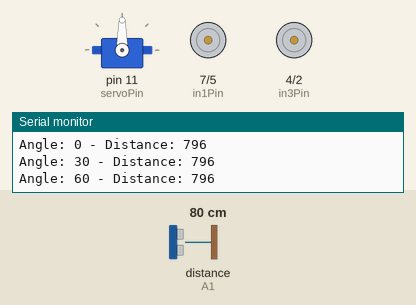
The sketch below on a simulated Arduino Uno, built with avr-gcc and run on an emulated ATmega328P. Shown: servo, motor-driver pin pairs drawn as motors (green arrow = first pin HIGH = forward, orange = second pin HIGH = backward, longer = more drive, scaled by the enable pin), the last lines printed to the serial monitor. Wiring (inferred from the names in the program): ultrasonic range finder: trigger A0; echo A1. The inputs (shaded band) are chosen by the test bench; at power-on: distance to the obstacle (sensor on A1) 80 cm. The echo pulse lasts 58.3 µs per cm.

Above: at 2.3 s.
2.4 s: distance to the obstacle (sensor on A1) set to 34 cm
5.9 s: distance to the obstacle (sensor on A1) set to 27 cm
At 7.7 s:
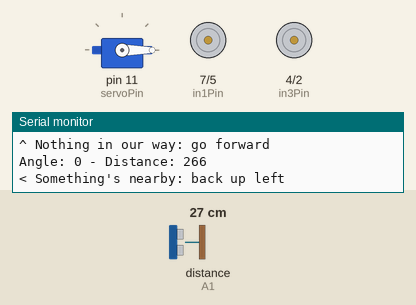
8.7 s: distance to the obstacle (sensor on A1) set to 120 cm
At 12.1 s:
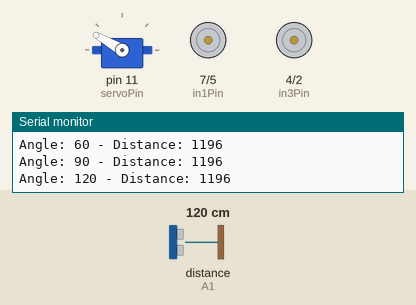
12.2 s: distance to the obstacle (sensor on A1) set to 2 cm
At 12.8 s:
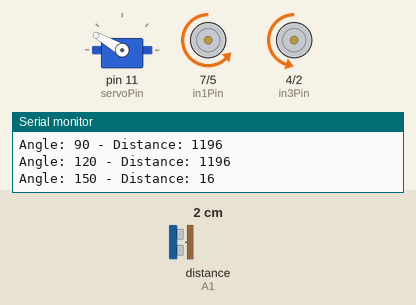
14.9 s: distance to the obstacle (sensor on A1) set to 35 cm
At 16.3 s:
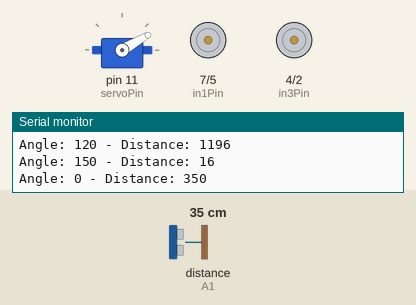
18.4 s: distance to the obstacle (sensor on A1) set to 4 cm
Timing chart, 0 to 22.9 s (numbered marks = the images above; inputs shaded):
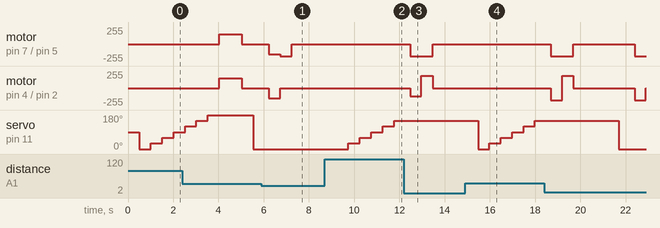

Measured:
- the behaviour switches between 31 and 30 cm on distance to the obstacle (sensor on A1) (found by bisection; images 0 and 1)
- after the input at 5.9 s, motor on pin 7 (in1Pin) / pin 5 (in2Pin): stopped → backward 150/255 after 0.33 s, → backward 185/255 0.50 s later, → stopped 0.50 s later; motor on pin 4 (in3Pin) / pin 2 (in4Pin): stopped → backward 150/255 after 0.33 s, → stopped 0.50 s later
- after the input at 8.7 s, motor on pin 7 (in1Pin) / pin 5 (in2Pin): stays stopped (without the input it goes to backward 185/255 after 1.2 s); motor on pin 4 (in3Pin) / pin 2 (in4Pin): stays stopped (without the input it goes to backward 120/255 after 1.2 s); servo on pin 11 (servoPin): moves from 0° to 150° over 2.0 s, starting after 1.0 s
- after the input at 12.2 s, servo on pin 11 (servoPin): stays 150° (without the input it goes to 180° after 0.08 s)
- after the input at 14.9 s, motor on pin 7 (in1Pin) / pin 5 (in2Pin), motor on pin 4 (in3Pin) / pin 2 (in4Pin): stays stopped (without the input it goes to backward 185/255 after 1.3 s)

The sketch:

ColumbusBot-1.0.0.ino
```cpp
#include <Arduino.h>
#include <Servo.h>
Servo servo;
const int servoPin = 11; // PWM output for servo

// Ultrasonic Module pins
const int trigPin = A0; // 10 microsecond high pulse causes chirp , wait 50 us
const int echoPin = A1; // Width of high pulse indicates distance

// Motor control pins : L298N H bridge
const int enAPin = 6; // Left motor PWM speed control
const int in1Pin = 7; // Left motor Direction 1
const int in2Pin = 5; // Left motor Direction 2
const int in3Pin = 4; // Right motor Direction 1
const int in4Pin = 2; // Right motor Direction 2
const int enBPin = 3; // Right motor PWM speed contro

enum Motor { LEFT, RIGHT };
bool tooCloseRight = 0;
bool tooCloseLeft;
bool tooCloseStraight;
int angleThatsToClose = 0;


// Set motor speed: 255 full ahead, −255 full reverse , 0 stop
void go( enum Motor m, int speed){
  digitalWrite (m == LEFT ? in1Pin : in3Pin , speed > 0 ? HIGH : LOW );
  digitalWrite (m == LEFT ? in2Pin : in4Pin , speed <= 0 ? HIGH : LOW );
  analogWrite(m == LEFT ? enAPin : enBPin, speed < 0 ? -speed : speed );
}

unsigned int readDistance (){
  digitalWrite ( trigPin , HIGH );
  delayMicroseconds (10);
  digitalWrite ( trigPin , LOW );
  unsigned long period = pulseIn ( echoPin, HIGH );
  return period * 343 / 2000;
  // Speed of sound in dry air , 20C is 343 m/s
  // pulseIn returns time in microseconds (10ˆ−6)
  // 2d = p * 10ˆ−6 s * 343 m/s = p * 0.00343 m = p * 0.343 mm/us
}

void setup () {
  Serial.begin(9600);
  pinMode(trigPin , OUTPUT);
  pinMode(echoPin, INPUT);
  digitalWrite ( trigPin , LOW);
  pinMode(enAPin, OUTPUT);
  pinMode(in1Pin, OUTPUT);
  pinMode(in2Pin, OUTPUT);
  pinMode(in3Pin, OUTPUT);
  pinMode(in4Pin, OUTPUT);
  pinMode(enBPin, OUTPUT);
  servo.attach ( servoPin );
  servo.write (90);
  go(LEFT, 0);
  go(RIGHT, 0);
}

void loop () {
  // Stop
    go(LEFT, 0);
    go(RIGHT, 0);
    delay (500);

  //scan the area
  tooCloseLeft = false;
  tooCloseRight = false;
  tooCloseStraight = false;
  for (int angle = 0; angle <= 180; angle += 30) { // Scan from 0 to 180 degrees in 15 degree increments
    servo.write(angle);
    delay(500); // Allow time for servo to move
    unsigned int distance = readDistance();
    Serial.print("Angle: ");
    Serial.print(angle);
    Serial.print(" - Distance: ");
    Serial.println(distance);
    if (distance < 300 and angle < 60.5){
      tooCloseRight = true;
      angleThatsToClose = angle;
      break;
    }
    else if (distance < 300 and 60.5 < angle < 120.5){
      tooCloseStraight = true;
      angleThatsToClose = angle;
      break;
    }
    else if (distance < 300 and 120.5 < angle < 150.5){
      tooCloseLeft = true;
      angleThatsToClose = angle;
      break;
    }
  }

  if (tooCloseRight) {
    Serial.println("< Something's nearby: back up left");
    // Slow down/Stop
    go(LEFT, 0);
    go(RIGHT, 0);
    delay (200);

    // back up
    go(LEFT, -120);
    go(RIGHT, -120);
    delay (500);

    // rotate 90deg
    go(LEFT, -185);
    go(RIGHT, 0);
    delay (500);

    // stop
    go(LEFT, 0);
    go(RIGHT, 0);
    delay (500);
  }
  else if (tooCloseStraight) {
    // Slow down/Stop
    go(LEFT, 0);
    go(RIGHT, 0);
    delay (200);

    // back up
    go(LEFT, -120);
    go(RIGHT, -120);
    delay (500);

    // rotate 180deg
    go(LEFT, -185);
    go(RIGHT, 185);
    delay (500);

    // stop
    go(LEFT, 0);
    go(RIGHT, 0);
    delay (500);
  }
  else if (tooCloseLeft) {
    // Slow down/Stop
    go(LEFT, 0);
    go(RIGHT, 0);
    delay (200);

    // back up
    go(LEFT, -120);
    go(RIGHT, -120);
    delay (500);

    // rotate 270deg
    go(LEFT, -185);
    go(RIGHT, 0);
    delay (500);

    // stop
    go(LEFT, 0);
    go(RIGHT, 0);
    delay (500);
  }
  else {
    Serial.println("^ Nothing in our way: go forward ");
    go(LEFT, 150);
    go(RIGHT, 150);
  }
  delay (1000); // increase to travel further
}
  
```
